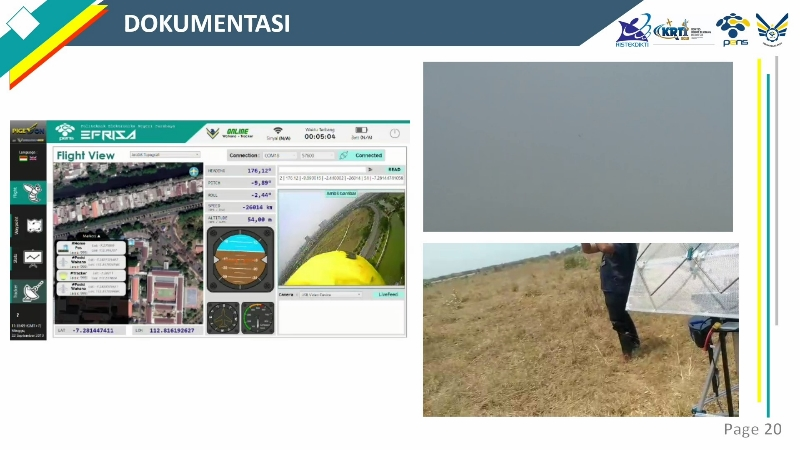
#> input picture Pigeon_Harvest/HarvestmoonGCS/Assets/images/test_webcam_fullhd.jpeg, 800 x 450 px, given in place of 15d.mp4, which was not available
$ python detect_hsv_pipeline.py
#> lines starting #> are read from the running program, lines starting #| are printed output that depends on the picture; after the words box and inside, x2 and y2 are one past the last pixel; in counts of white or black regions, pixels touching at a corner belong together; pictures that were not available may be replaced by others from this repository, and a replacement may not be noted
#!/usr/bin/env python3
"""
MoonHarvest HSV-First Detection Pipeline — HSV Only (full)
Pipeline: WB+CLAHE → HSV segmentasi → connected-components → visualization → video output
"""

import argparse, os, sys, time
from pathlib import Path
import cv2
import numpy as np

# ── HSV CONFIG (dikalibrasi dari 15d.mp4) ────────────────────────
HSV_CFG = {
    "wb":          True,
    "clahe_clip":  2.0,
    "clahe_grid":  8,
    "shadow_v_max": 35,
    "exg_veg_thr":     0.004,
    "exg_healthy_min": 0.028,
    "lush":    {"h": [30, 90], "s_lo": 25, "v_lo": 50, "exg_min": 0.028},
    "stress":  {"h": [12, 105], "s_lo":  8, "s_hi": 80, "v_lo": 42, "exg_lo": 0.000, "exg_hi": 0.040},
    "drought": {"h": [ 0,  22], "s_lo": 12, "s_hi": 80, "v_lo": 90,  "exg_hi": 0.006, "exg_remap_thr": 0.010},
    "soil":    {"s_hi": 15, "v_lo": 75, "exg_hi": 0.008},
    "min_area_frac": 0.006,
    "max_area_frac": 0.20,
    "max_regions":   20,
    "morph_k":       7,
    "ema_alpha":     0.30,
}

COLORS = {
    "Lush Green":              ( 50, 210,  50),
    "Inconsistent Growth":     (  0, 200, 255),
    "Drought / Severe Stress": (  0,  90, 255),
    "Bare Soil / Gap":         (140, 140, 140),
}

SEVERITY = {
    "Lush Green":              0.00,
    "Inconsistent Growth":     0.45,
    "Drought / Severe Stress": 0.80,
    "Bare Soil / Gap":         0.10,
}

ONNX_MAP = {
    "lush_green":            "Lush Green",
    "inconsistent_growth":   "Inconsistent Growth",
    "drought_severe_stress": "Drought / Severe Stress",
    "bare_soil":             "Bare Soil / Gap",
}

ONNX_COMPAT = {
    "lush":    {"Lush Green"},
    "stress":  {"Lush Green", "Inconsistent Growth"},
    "drought": {"Drought / Severe Stress", "Inconsistent Growth"},
    "soil":    {"Bare Soil / Gap"},
}


def _wb(bgr):
    b, g, r = cv2.split(bgr.astype(np.float32))
    mb, mg, mr = b.mean()+1e-6, g.mean()+1e-6, r.mean()+1e-6
    k = (mb+mg+mr)/3.0
    return cv2.merge([np.clip(b*(k/mb),0,255), np.clip(g*(k/mg),0,255), np.clip(r*(k/mr),0,255)]).astype(np.uint8)

def _preprocess(bgr, cfg):
    out = _wb(bgr) if cfg["wb"] else bgr.copy()
    hsv = cv2.cvtColor(out, cv2.COLOR_BGR2HSV)
    h, s, v = cv2.split(hsv)
    cl = cv2.createCLAHE(clipLimit=cfg["clahe_clip"], tileGridSize=(cfg["clahe_grid"], cfg["clahe_grid"]))
    v  = cl.apply(v)
    return out, cv2.merge([h, s, v])

def _exg(bgr_f):
    tot = bgr_f.sum(axis=2) + 1e-6
    return (2*bgr_f[:,:,1] - bgr_f[:,:,0] - bgr_f[:,:,2]) / tot

def segment_regions(frame, cfg=HSV_CFG):
    h, w  = frame.shape[:2]
    scale = 0.5
    small = cv2.resize(frame, (int(w*scale), int(h*scale)))
    sh, sw = small.shape[:2]
    min_px = max(40, int(cfg["min_area_frac"] * sh * sw))
    proc, hsv_img = _preprocess(small, cfg)
    H   = hsv_img[:,:,0].astype(np.int32)
    S   = hsv_img[:,:,1].astype(np.int32)
    V   = hsv_img[:,:,2].astype(np.int32)
    exg = _exg(proc.astype(np.float32))
    shadow = V < cfg["shadow_v_max"]

    c = cfg["lush"]
    lush = ((H>=c["h"][0]) & (H<=c["h"][1]) & (S>=c["s_lo"]) & (V>=c["v_lo"]) & (exg>=c["exg_min"]) & ~shadow)
    c = cfg["stress"]
    stress = ((H>=c["h"][0]) & (H<=c["h"][1]) & (S>=c["s_lo"]) & (S<=c["s_hi"]) & (V>=c["v_lo"]) & (exg>=c["exg_lo"]) & (exg<c["exg_hi"]) & ~lush & ~shadow)
    c = cfg["drought"]
    drought = ((H>=c["h"][0]) & (H<=c["h"][1]) & (S>=c["s_lo"]) & (S<=c["s_hi"]) & (V>=c["v_lo"]) & (exg<c["exg_hi"]) & ~lush & ~stress & ~shadow)
    c = cfg["soil"]
    soil = ((S<=c["s_hi"]) & (V>=c["v_lo"]) & (exg<c["exg_hi"]) & ~lush & ~stress & ~drought & ~shadow)

    zones = [
        (lush,    "lush",    "Lush Green"),
        (stress,  "stress",  "Inconsistent Growth"),
        (drought, "drought", "Inconsistent Growth"),
        (soil,    "soil",    "Bare Soil / Gap"),
    ]

    k  = cfg["morph_k"] | 1
    k2 = max(3, k//2) | 1
    ke = cv2.getStructuringElement(cv2.MORPH_ELLIPSE, (k, k))
    ks = cv2.getStructuringElement(cv2.MORPH_ELLIPSE, (k2, k2))
    max_px = int(cfg.get("max_area_frac", 1.0) * sh * sw)
    regions = []
    for mask_bool, zone_key, zone_disp in zones:
        mask = mask_bool.astype(np.uint8)
        mask = cv2.morphologyEx(mask, cv2.MORPH_OPEN,  ks)
        mask = cv2.morphologyEx(mask, cv2.MORPH_CLOSE, ke)
        n, labels, stats, _ = cv2.connectedComponentsWithStats(mask, 8)
        for i in range(1, n):
            area = int(stats[i, cv2.CC_STAT_AREA])
            if area < min_px or area > max_px:
                continue
            x  = int(stats[i, cv2.CC_STAT_LEFT]  / scale)
            y  = int(stats[i, cv2.CC_STAT_TOP]   / scale)
            bw = int(stats[i, cv2.CC_STAT_WIDTH]  / scale)
            bh = int(stats[i, cv2.CC_STAT_HEIGHT] / scale)
            x2, y2 = min(x+bw, w-1), min(y+bh, h-1)
            if x2 <= x or y2 <= y:
                continue
            actual_zone_disp = zone_disp
            actual_zone_key  = zone_key
            if zone_key == "drought":
                remap_thr = cfg["drought"].get("exg_remap_thr", 0.006)
                rx1 = int(stats[i, cv2.CC_STAT_LEFT])
                ry1 = int(stats[i, cv2.CC_STAT_TOP])
                rx2 = rx1 + int(stats[i, cv2.CC_STAT_WIDTH])
                ry2 = ry1 + int(stats[i, cv2.CC_STAT_HEIGHT])
                region_mask = (labels[ry1:ry2, rx1:rx2] == i)
                region_exg  = exg[ry1:ry2, rx1:rx2]
                mean_exg    = float(region_exg[region_mask].mean()) if region_mask.any() else 0.0
                if mean_exg > remap_thr:
                    actual_zone_disp = "Inconsistent Growth"
                    actual_zone_key  = "stress"
            regions.append({"bbox":(x,y,x2,y2), "hsv_zone":actual_zone_key, "hsv_display":actual_zone_disp, "area":area})
    regions.sort(key=lambda r: -r["area"])
    return regions[:cfg["max_regions"]]

def draw_stream(frame, dets, fhi):
    out = frame.copy()
    h, w = out.shape[:2]

    for d in dets:
        x1, y1, x2, y2 = d["bbox"]
        col = COLORS.get(d["class"], (200, 200, 200))
        # Rounded-corner effect: draw thick box + inner thin box
        cv2.rectangle(out, (x1, y1), (x2, y2), col, 2)
        cv2.rectangle(out, (x1+1, y1+1), (x2-1, y2-1), (0,0,0), 1)
        label = f"{d['class'][:18]}"
        (tw, th), _ = cv2.getTextSize(label, cv2.FONT_HERSHEY_SIMPLEX, 0.48, 1)
        # Label background with alpha-like overlay
        lx1, ly1, lx2, ly2 = x1, max(0, y1 - th - 8), x1 + tw + 6, y1
        cv2.rectangle(out, (lx1, ly1), (lx2, ly2), col, -1)
        cv2.rectangle(out, (lx1, ly1), (lx2, ly2), (0,0,0), 1)
        cv2.putText(out, label, (x1 + 3, y1 - 4),
                    cv2.FONT_HERSHEY_SIMPLEX, 0.48, (0, 0, 0), 1, cv2.LINE_AA)

    # FHI overlay — panel di pojok kiri atas
    if fhi is not None:
        fhi_color = (50, 210, 50) if fhi >= 70 else (0, 200, 255) if fhi >= 45 else (0, 90, 255)
        panel_w, panel_h = 260, 36
        overlay = out.copy()
        cv2.rectangle(overlay, (10, 10), (10 + panel_w, 10 + panel_h), (20, 20, 20), -1)
        cv2.addWeighted(overlay, 0.6, out, 0.4, 0, out)
        cv2.rectangle(out, (10, 10), (10 + panel_w, 10 + panel_h), fhi_color, 2)
        fhi_text = f"FHI: {fhi:.1f}%  |  dets: {len(dets)}"
        cv2.putText(out, fhi_text, (18, 10 + panel_h - 10),
                    cv2.FONT_HERSHEY_SIMPLEX, 0.65, fhi_color, 2, cv2.LINE_AA)

    return out


def nms(dets, per_cls_iou=0.15, cross_iou=0.20, min_conf=0.28, min_area=600,
        contain_thr=0.75):
    """
    NMS dua-tahap:
      1. Per-class hard NMS (IoU thr ketat)
      2. Cross-class hard NMS (IoU thr lebih ketat)
      3. Containment suppression: hapus box kecil yang >contain_thr tertutup box lain
    """
    dets = [d for d in dets if d["conf"] >= min_conf and d.get("area", 0) >= min_area]
    if not dets: return []

    # Tahap 1: per-class NMS
    by_cls = {}
    for d in dets:
        by_cls.setdefault(d["class"], []).append(d)
    after_per_cls = []
    for lst in by_cls.values():
        after_per_cls.extend(_hard_nms(lst, per_cls_iou))

    # Tahap 2: cross-class NMS
    after_cross = _hard_nms(after_per_cls, cross_iou)

    # Tahap 3: containment suppression
    return _containment_suppression(after_cross, contain_thr)


def _hard_nms(dets, iou_thr):
    if not dets: return []
    # Sort by area descending (larger box = higher priority for HSV segmentation)
    dets = sorted(dets, key=lambda d: -d.get("area", 0))
    boxes = np.array([d["bbox"] for d in dets], np.float32)
    x1, y1, x2, y2 = boxes[:,0], boxes[:,1], boxes[:,2], boxes[:,3]
    a = np.maximum(0, x2-x1) * np.maximum(0, y2-y1)
    ix1 = np.maximum(x1[:,None], x1[None,:])
    iy1 = np.maximum(y1[:,None], y1[None,:])
    ix2 = np.minimum(x2[:,None], x2[None,:])
    iy2 = np.minimum(y2[:,None], y2[None,:])
    inter = np.maximum(0, ix2-ix1) * np.maximum(0, iy2-iy1)
    iou = inter / (a[:,None] + a[None,:] - inter + 1e-6)
    suppressed = np.zeros(len(dets), bool)
    keep = []
    for i in range(len(dets)):
        if suppressed[i]: continue
        keep.append(i)
        for j in range(i+1, len(dets)):
            if iou[i, j] > iou_thr:
                suppressed[j] = True
    return [dets[i] for i in keep]


def _containment_suppression(dets, thr=0.75):
    """Hapus box kecil yang >thr area-nya tertutup oleh box lain."""
    if len(dets) < 2: return dets
    boxes = np.array([d["bbox"] for d in dets], np.float32)
    x1, y1, x2, y2 = boxes[:,0], boxes[:,1], boxes[:,2], boxes[:,3]
    a = np.maximum(0, x2-x1) * np.maximum(0, y2-y1)
    ix1 = np.maximum(x1[:,None], x1[None,:])
    iy1 = np.maximum(y1[:,None], y1[None,:])
    ix2 = np.minimum(x2[:,None], x2[None,:])
    iy2 = np.minimum(y2[:,None], y2[None,:])
    inter = np.maximum(0, ix2-ix1) * np.maximum(0, iy2-iy1)
    # overlap ratio relative to each box's own area
    overlap = inter / (a[:,None] + 1e-6)
    suppressed = np.zeros(len(dets), bool)
    for i in range(len(dets)):
        for j in range(len(dets)):
            if i == j: continue
            # if box i is mostly inside box j, suppress i
            if overlap[i, j] > thr and a[i] < a[j]:
                suppressed[i] = True
                break
    return [d for i, d in enumerate(dets) if not suppressed[i]]


def _iou_pair(b1, b2):
    ix1 = max(b1[0], b2[0]); iy1 = max(b1[1], b2[1])
    ix2 = min(b1[2], b2[2]); iy2 = min(b1[3], b2[3])
    inter = max(0, ix2-ix1) * max(0, iy2-iy1)
    a1 = max(0, b1[2]-b1[0]) * max(0, b1[3]-b1[1])
    a2 = max(0, b2[2]-b2[0]) * max(0, b2[3]-b2[1])
    return inter / (a1 + a2 - inter + 1e-6)

def compute_fhi(dets, frame_area):
    if not dets: return 50.0
    total_w = sum(d["area"] for d in dets) + 1e-6
    base = 0.0
    for d in dets:
        w = d["area"] / total_w
        sev = SEVERITY.get(d["class"], 0.5)
        base += w * (1.0 - sev)
    return round(base * 100.0, 1)

def run_pipeline(video_path, output_path):
    print(f"\n{'='*60}")
    print(f"MoonHarvest HSV-First Detection Pipeline")
    print(f"{'='*60}")
    print(f"Video input : {video_path}")
    print(f"Video output: {output_path}")
    print(f"{'='*60}\n")

    cap = cv2.VideoCapture(video_path)
    if not cap.isOpened():
        print(f"ERROR: Tidak bisa membuka video: {video_path}")
        return

    src_fps = cap.get(cv2.CAP_PROP_FPS) or 2.0
    src_w = int(cap.get(cv2.CAP_PROP_FRAME_WIDTH))
    src_h = int(cap.get(cv2.CAP_PROP_FRAME_HEIGHT))
    n_frames = int(cap.get(cv2.CAP_PROP_FRAME_COUNT))
    print(f"Video: {src_w}x{src_h} @ {src_fps}fps, {n_frames} frames")

    # Setup output video dengan codec yang benar
    out = cv2.VideoWriter(output_path, cv2.VideoWriter_fourcc(*"mp4v"), src_fps, (src_w, src_h))
    if not out.isOpened():
        print(f"ERROR: Tidak bisa membuat video output: {output_path}")
        cap.release()
        return

    print(f"Output video: {output_path}")
    print(f"\nMulai deteksi...\n")

    ema_alpha = HSV_CFG["ema_alpha"]
    fhi_ema = None
    frame_idx = 0
    t_start = time.time()

    while True:
        ret, frame = cap.read()
        if not ret:
            break

        frame_idx += 1

        try:
            regions = segment_regions(frame, HSV_CFG)
            dets = [{"bbox": r["bbox"], "class": r["hsv_display"],
                     "conf": 0.60, "area": r["area"], "source": "hsv-only"}
                    for r in regions]
            dets = nms(dets)
            fhi_raw = compute_fhi(dets, frame.shape[0] * frame.shape[1])
            if fhi_ema is None:
                fhi_ema = fhi_raw
            else:
                fhi_ema = ema_alpha * fhi_raw + (1 - ema_alpha) * fhi_ema
            vis = draw_stream(frame, dets, fhi_ema)
        except Exception as exc:
            print(f"[ERROR] Frame {frame_idx}: {exc}")
            vis = frame.copy()
            fhi_ema = 50.0

        out.write(vis)

        if frame_idx % 50 == 0:
            elapsed = time.time() - t_start
            print(f"  Frame {frame_idx:4d}/{n_frames} | FHI={fhi_ema:.1f} | dets={len(dets)} | elapsed={elapsed:.1f}s")

    cap.release()
    out.release()

    elapsed = time.time() - t_start
    print(f"\n{'='*60}")
    print(f"Selesai: {frame_idx} frames dalam {elapsed:.1f}s")
    print(f"Avg fps: {frame_idx/elapsed:.1f}")
    print(f"Output: {output_path}")
    print(f"{'='*60}")

def main():
    videos = [
        "/home/fawwazfa/Program/Harvestmoon/vid/15d.mp4",
        "/home/fawwazfa/Program/Harvestmoon/vid/YDX_burned.mp4",
        "/home/fawwazfa/Program/Harvestmoon/vid/YDXJ0012_demo.mp4",
        "/home/fawwazfa/Program/Harvestmoon/vid/YDXJ0012_demo(1).mp4",
    ]

    base = "/home/fawwazfa/Videos/harvest_"
    names = ["15d", "YDX_burned", "YDXJ0012_demo", "YDXJ0012_demo(1)"]

    for video_path, name in zip(videos, names):
        output_path = f"/home/fawwazfa/Videos/{name}_hsv.mp4"
        run_pipeline(video_path, output_path)
#> in run_pipeline, frame is the input picture: shape (450, 800, 3); mean B, G, R 178.3, 184.6, 179.3
#> in _wb, `b, g, r = cv2.split(bgr.astype(np.float32))`:
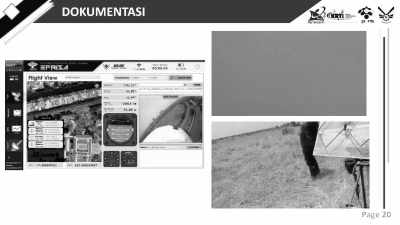
#> r: shape (225, 400) float32; min 0, max 255, mean 179.4
#> in _wb, `mb, mg, mr = b.mean()+1e-6, g.mean()+1e-6, r.mean()+1e-6`: mb = 178.4; mg = 184.6; mr = 179.4
#> in _wb, `k = (mb+mg+mr)/3.0`: k = 180.8
#> in _preprocess, `hsv = cv2.cvtColor(out, cv2.COLOR_BGR2HSV)`: hsv: shape (225, 400, 3); mean H, S, V 109.6, 43.2, 191.4
#> in segment_regions, `proc, hsv_img = _preprocess(small, cfg)`: hsv_img: shape (225, 400, 3); mean H, S, V 109.6, 43.2, 187.5
#> in segment_regions, `shadow = V < cfg["shadow_v_max"]`:
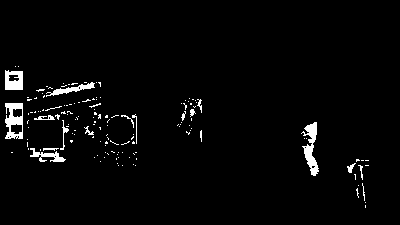
#> shadow: shape (225, 400) bool; 2.7% white; 146 white regions (129 under 20 px), largest, box (x1, y1, x2, y2) and area: (301, 122, 319, 176) 434, (5, 103, 23, 139) 414, (5, 70, 23, 90) 293
#> in segment_regions, `lush = ((H>=c["h"][0]) & (H<=c["h"][1]) & (S>=c["s_lo"]) & (V>=c["v_lo..`: lush: shape (225, 400) bool; 3.5% white; 136 white regions (118 under 20 px), largest, box (x1, y1, x2, y2) and area: (22, 60, 205, 72) 1056, (180, 98, 203, 143) 445, (5, 90, 24, 103) 204
#> in segment_regions, `stress = ((H>=c["h"][0]) & (H<=c["h"][1]) & (S>=c["s_lo"]) & (S<=c["s_..`: stress: shape (225, 400) bool; 9.5% white; 492 white regions (467 under 20 px), largest, box (x1, y1, x2, y2) and area: (212, 67, 366, 116) 4679, (212, 121, 294, 148) 1141, (385, 37, 386, 209) 172
#> in segment_regions, `drought = ((H>=c["h"][0]) & (H<=c["h"][1]) & (S>=c["s_lo"]) & (S<=c["s..`: drought: shape (225, 400) bool; 1.1% white in thin lines or dots, all inside (x1, y1, x2, y2) = (4, 10, 382, 209)
#> in segment_regions, `soil = ((S<=c["s_hi"]) & (V>=c["v_lo"]) & (exg<c["exg_hi"]) & ~lush & ..`: soil: shape (225, 400) bool; 47.6% white; 136 white regions (119 under 20 px), largest, box (x1, y1, x2, y2) and area: (0, 0, 400, 225) 41252, (140, 99, 179, 138) 289, (0, 0, 22, 18) 150
#> the loop in segment_regions, `for mask_bool, zone_key, zone_disp in zones:` made 4 passes
#> (zone_key, zone_disp, n) on passes 1 to 4: ('lush', 'Lush Green', 24), ('stress', 'Inconsistent Growth', 28), ('drought', 'Inconsistent Growth', 17), ('soil', 'Bare Soil / Gap', 16)
#> pass 1, in segment_regions, `n, labels, stats, _ = cv2.connectedComponentsWithStats(mask, 8)`:
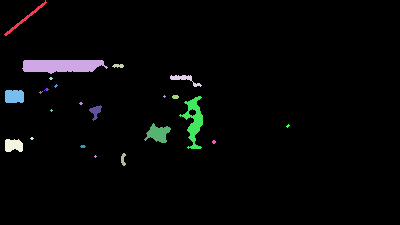
#> labels: shape (225, 400) int32; 24 distinct labels, from 0 to 23; one colour per label, 0 black
#> after the loop in segment_regions, `for mask_bool, zone_key, zone_disp in zones:`:
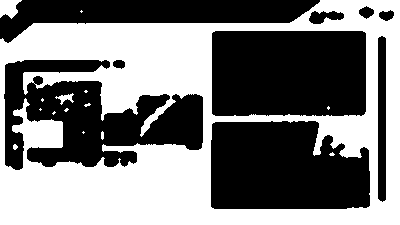
#> mask: shape (225, 400); values 0 (black) and 1 (white), 48.2% white; 15 white regions (10 under 20 px), largest, box (x1, y1, x2, y2) and area: (0, 0, 400, 225) 42826, (0, 0, 22, 19) 286, (55, 93, 74, 105) 94, (101, 131, 104, 140) 23, (13, 144, 18, 150) 22
#> after the loop in segment_regions, `for mask_bool, zone_key, zone_disp in zones:`: regions = 2 items
#> the loop in nms, `for d in dets:` made 2 passes
#> the loop in nms, `for lst in by_cls.values():` made 2 passes
#> (x1 in _hard_nms, y1 in _hard_nms, x2 in _hard_nms, y2 in _hard_nms, a in _hard_nms, ix1 in _hard_nms, iy1 in _hard_nms, ix2 in _hard_nms) on passes 1 to 2: ([424], [138], [732], [294], [48048], [424], [138], [732]), ([44], [120], [216], [148], [4816], [44], [120], [216])
#> in _containment_suppression, `boxes = np.array([d["bbox"] for d in dets], np.float32)`: boxes = [[424, 138, 732, 294], [44, 120, 216, 148]]
#> in _containment_suppression, `x1, y1, x2, y2 = boxes[:,0], boxes[:,1], boxes[:,2], boxes[:,3]`: x1 = [424, 44]; y1 = [138, 120]; x2 = [732, 216]; y2 = [294, 148]
#> in _containment_suppression, `a = np.maximum(0, x2-x1) * np.maximum(0, y2-y1)`: a = [48048, 4816]
#> in _containment_suppression, `ix1 = np.maximum(x1[:,None], x1[None,:])`: ix1 = [[424, 424], [424, 44]]
#> in _containment_suppression, `iy1 = np.maximum(y1[:,None], y1[None,:])`: iy1 = [[138, 138], [138, 120]]
#> in _containment_suppression, `ix2 = np.minimum(x2[:,None], x2[None,:])`: ix2 = [[732, 216], [216, 216]]
#> in _containment_suppression, `iy2 = np.minimum(y2[:,None], y2[None,:])`: iy2 = [[294, 148], [148, 148]]
#> in _containment_suppression, `inter = np.maximum(0, ix2-ix1) * np.maximum(0, iy2-iy1)`: inter = [[48048, 0], [0, 4816]]
#> in _containment_suppression, `overlap = inter / (a[:,None] + 1e-6)`: overlap = [[1, 0], [0, 1]]
#> in _containment_suppression, `suppressed = np.zeros(len(dets), bool)`: suppressed = [False, False]
#> the loop in _containment_suppression, `for i in range(len(dets)):` made 2 passes
#> in compute_fhi, `total_w = sum(d["area"] for d in dets) + 1e-6`: total_w = 7060
#> the loop in compute_fhi, `for d in dets:` made 2 passes
#> (w, sev, base) on passes 1 to 2: (0.868, 0.45, 0.477), (0.132, 0, 0.609)
#> after the loop in compute_fhi, `for d in dets:`: base = 0.609
#> in run_pipeline, `fhi_raw = compute_fhi(dets, frame.shape[0] * frame.shape[1])`: fhi_raw = 60.9
#> the loop in draw_stream, `for d in dets:` made 2 passes
#> (x1, y1, x2, y2, col, label, tw, th) on passes 1 to 2: (424, 138, 732, 294, (0, 200, 255), 'Inconsistent Growt', 140, 11), (44, 120, 216, 148, (50, 210, 50), 'Lush Green', 86, 11)
#> after the loop in draw_stream, `for d in dets:`:
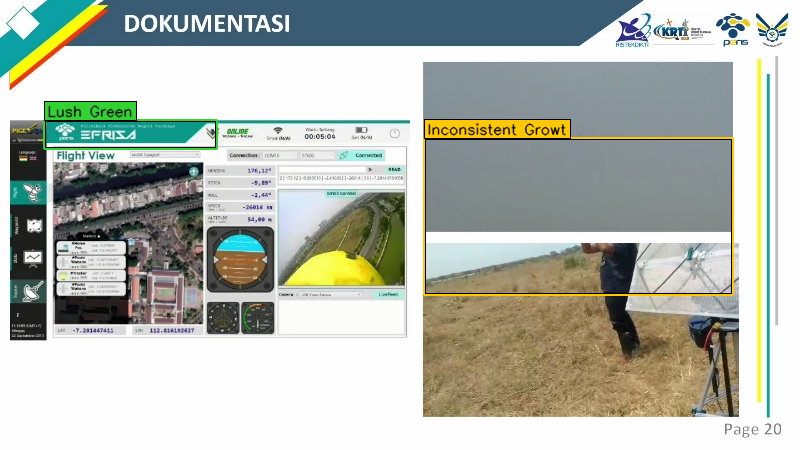
#> out: shape (450, 800, 3); 2.3% of pixels changed, all inside (x1, y1, x2, y2) = (43, 101, 734, 296)
#> in draw_stream, `fhi_color = (50, 210, 50) if fhi >= 70 else (0, 200, 255) if fhi >= 45..`: fhi_color = (0, 200, 255)
#> in draw_stream, `cv2.rectangle(overlay, (10, 10), (10 + panel_w, 10 + panel_h), (20, 20..`:
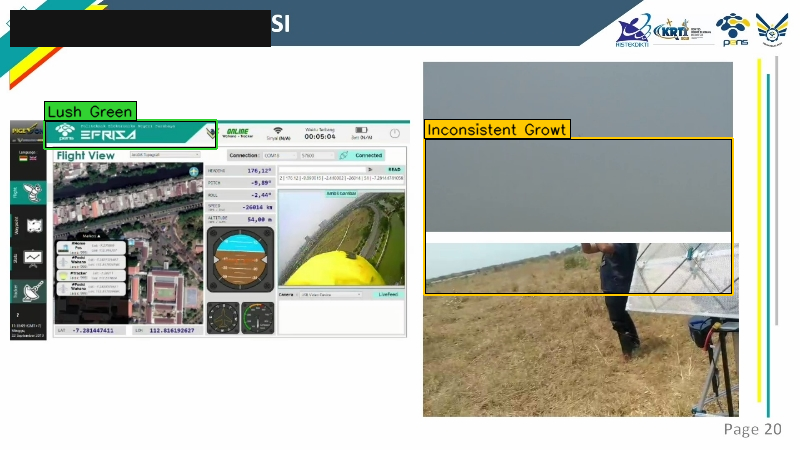
#> overlay: shape (450, 800, 3); 2.68% of pixels changed, all inside (x1, y1, x2, y2) = (10, 10, 271, 47)
#> in draw_stream, `fhi_text = f"FHI: {fhi:.1f}%  |  dets: {len(dets)}"`: fhi_text = 'FHI: 60.9%  |  dets: 2'
#> in draw_stream, `cv2.putText(out, fhi_text, (18, 10 + panel_h - 10), cv2.FONT_HERSHEY_S..`:
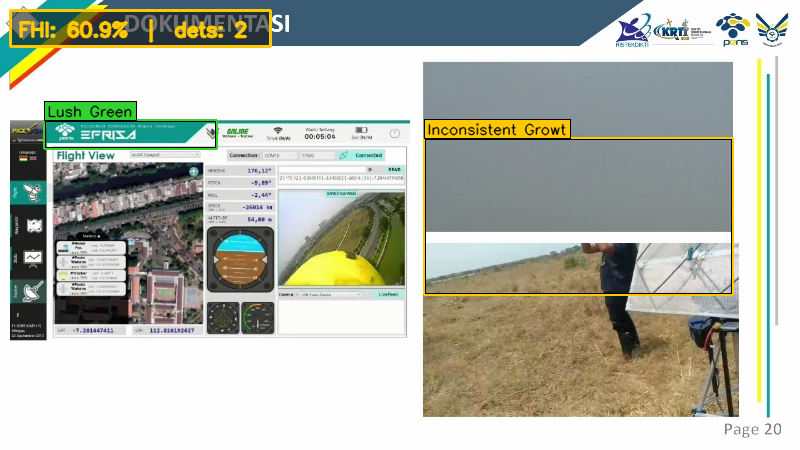
#> out: shape (450, 800, 3); mean B, G, R 171.7, 182.8, 178.6

    print("\nSemua video selesai!")

if __name__ == "__main__":
    main()
